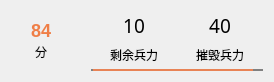
<?xml version="1.0" encoding="UTF-8"?>
<ui version="4.0">
 <class>EvaluateAttibutes</class>
 <widget class="QWidget" name="EvaluateAttibutes">
  <property name="geometry">
   <rect>
    <x>0</x>
    <y>0</y>
    <width>268</width>
    <height>78</height>
   </rect>
  </property>
  <layout class="QHBoxLayout" name="horizontalLayout_2">
   <property name="spacing">
    <number>20</number>
   </property>
   <item>
    <widget class="ProgressBall" name="widget" native="true">
     <property name="minimumSize">
      <size>
       <width>60</width>
       <height>60</height>
      </size>
     </property>
     <property name="maximumSize">
      <size>
       <width>60</width>
       <height>60</height>
      </size>
     </property>
     <layout class="QVBoxLayout" name="verticalLayout_4">
      <property name="spacing">
       <number>0</number>
      </property>
      <item>
       <widget class="QLabel" name="label_6">
        <property name="font">
         <font>
          <pointsize>-1</pointsize>
          <weight>75</weight>
          <italic>false</italic>
          <bold>true</bold>
         </font>
        </property>
        <property name="styleSheet">
         <string notr="true">font:18px;
font:bold;
color:rgb(239,126,70);</string>
        </property>
        <property name="text">
         <string>84</string>
        </property>
        <property name="alignment">
         <set>Qt::AlignCenter</set>
        </property>
       </widget>
      </item>
      <item>
       <widget class="QLabel" name="label_5">
        <property name="text">
         <string> 分 </string>
        </property>
        <property name="alignment">
         <set>Qt::AlignCenter</set>
        </property>
       </widget>
      </item>
     </layout>
    </widget>
   </item>
   <item>
    <layout class="QVBoxLayout" name="verticalLayout_3">
     <property name="spacing">
      <number>0</number>
     </property>
     <item>
      <layout class="QHBoxLayout" name="horizontalLayout">
       <item>
        <layout class="QVBoxLayout" name="verticalLayout">
         <property name="spacing">
          <number>0</number>
         </property>
         <item>
          <widget class="QLabel" name="label_7">
           <property name="font">
            <font>
             <family>微软雅黑</family>
             <pointsize>14</pointsize>
            </font>
           </property>
           <property name="text">
            <string>10</string>
           </property>
           <property name="alignment">
            <set>Qt::AlignCenter</set>
           </property>
          </widget>
         </item>
         <item>
          <widget class="QLabel" name="label_2">
           <property name="text">
            <string>剩余兵力</string>
           </property>
           <property name="alignment">
            <set>Qt::AlignCenter</set>
           </property>
          </widget>
         </item>
        </layout>
       </item>
       <item>
        <layout class="QVBoxLayout" name="verticalLayout_2">
         <property name="spacing">
          <number>0</number>
         </property>
         <item>
          <widget class="QLabel" name="label_3">
           <property name="font">
            <font>
             <family>微软雅黑</family>
             <pointsize>14</pointsize>
            </font>
           </property>
           <property name="text">
            <string>40</string>
           </property>
           <property name="alignment">
            <set>Qt::AlignCenter</set>
           </property>
          </widget>
         </item>
         <item>
          <widget class="QLabel" name="label_4">
           <property name="text">
            <string>摧毁兵力</string>
           </property>
           <property name="alignment">
            <set>Qt::AlignCenter</set>
           </property>
          </widget>
         </item>
        </layout>
       </item>
      </layout>
     </item>
     <item>
      <widget class="QProgressBar" name="progressBar">
       <property name="maximumSize">
        <size>
         <width>16777215</width>
         <height>2</height>
        </size>
       </property>
       <property name="styleSheet">
        <string notr="true"> QProgressBar {
     border: 2px solid grey;
     border-radius: 5px;
 }

 QProgressBar::chunk {
     background-color: rgb(232,131,85);
     width: 20px;
 }</string>
       </property>
       <property name="value">
        <number>84</number>
       </property>
       <property name="orientation">
        <enum>Qt::Horizontal</enum>
       </property>
       <property name="textDirection">
        <enum>QProgressBar::BottomToTop</enum>
       </property>
       <property name="format">
        <string/>
       </property>
      </widget>
     </item>
    </layout>
   </item>
  </layout>
 </widget>
 <customwidgets>
  <customwidget>
   <class>ProgressBall</class>
   <extends>QWidget</extends>
   <header location="global">progressball.h</header>
   <container>1</container>
  </customwidget>
 </customwidgets>
 <resources/>
 <connections/>
</ui>
